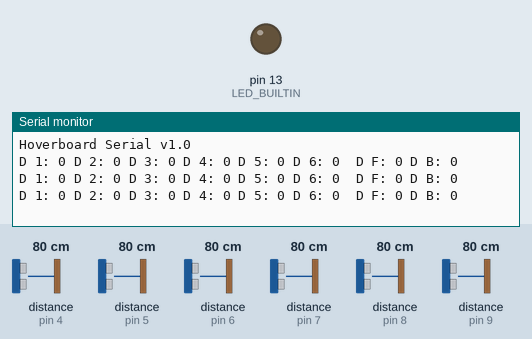
Bench run of a sketch on a simulated Arduino Nano, built with avr-gcc and run on an emulated ATmega328P. Shown: output pins drawn as LEDs (lit = HIGH), the last lines printed to the serial monitor. Inputs (shaded band) come from the test bench; at power-on: distance to the obstacle (sensors on pin 4, pin 5, pin 6, pin 7, pin 8, pin 9) 80 cm. The echo pulse lasts 58.3 µs per cm.

Above: at 1.2 s.
1.3 s: distance to the obstacle (sensor on pin 4) set to 23 cm
2.8 s: distance to the obstacle (sensor on pin 4) set to 19 cm
At 3.64 s:
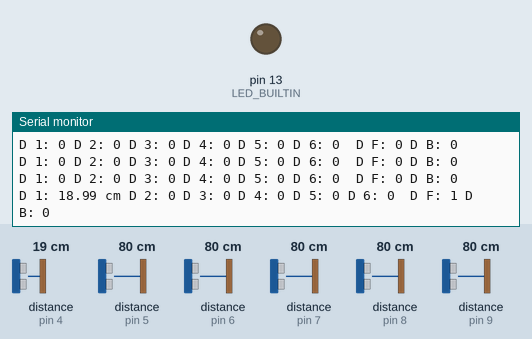
5.6 s: distance to the obstacle (sensor on pin 5) set to 23 cm
At 5.92 s:
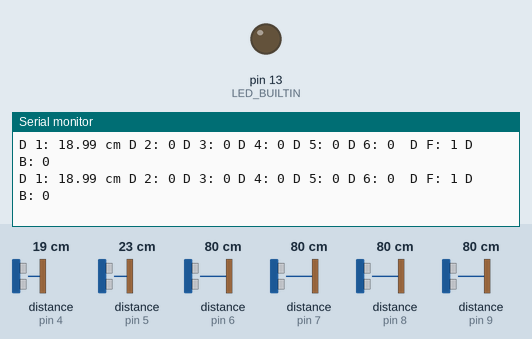
7.1 s: distance to the obstacle (sensor on pin 5) set to 19 cm
At 7.81 s:
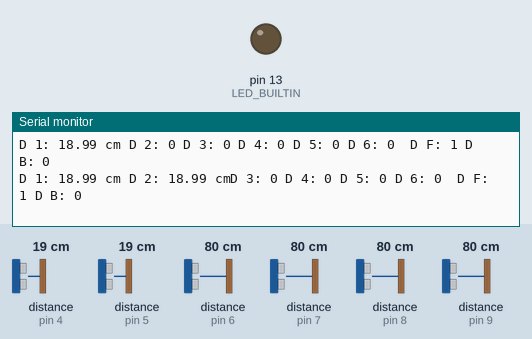
9.8 s: distance to the obstacle (sensor on pin 6) set to 23 cm
At 10.09 s:
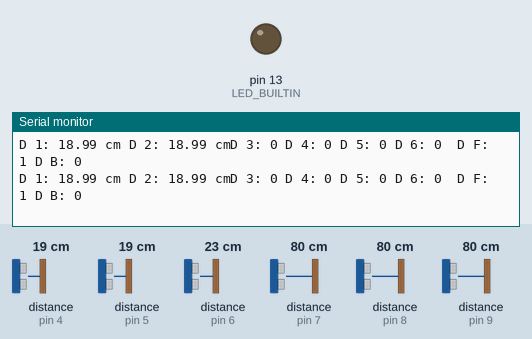
11.3 s: distance to the obstacle (sensor on pin 6) set to 19 cm
At 11.99 s:
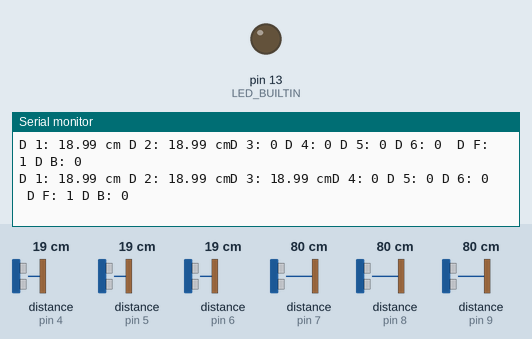

The sketch:

serial3ultrasonicfbsend.ino
```cpp
// *******************************************************************
//  Arduino Nano 5V example snippet for sending via serial
//********************************************************************
// ########################## ULTRASONIC - DEFINES ##########################
#include "NewPing.h"

#define TRIGGER_PIN_1  4
#define ECHO_PIN_1     4
#define TRIGGER_PIN_2  5
#define ECHO_PIN_2     5
#define TRIGGER_PIN_3  6
#define ECHO_PIN_3     6
#define TRIGGER_PIN_4  7
#define ECHO_PIN_4     7
#define TRIGGER_PIN_5  8
#define ECHO_PIN_5     8
#define TRIGGER_PIN_6  9
#define ECHO_PIN_6     9

#define MAX_DISTANCE 20

NewPing sonar1(TRIGGER_PIN_1, ECHO_PIN_1, MAX_DISTANCE);
NewPing sonar2(TRIGGER_PIN_2, ECHO_PIN_2, MAX_DISTANCE);
NewPing sonar3(TRIGGER_PIN_3, ECHO_PIN_3, MAX_DISTANCE);
NewPing sonar4(TRIGGER_PIN_4, ECHO_PIN_4, MAX_DISTANCE);
NewPing sonar5(TRIGGER_PIN_5, ECHO_PIN_5, MAX_DISTANCE);
NewPing sonar6(TRIGGER_PIN_6, ECHO_PIN_6, MAX_DISTANCE);

// Define Variables

float duration1; // Stores First HC-SR04 pulse duration value
float duration2; // Stores Second HC-SR04 pulse duration value
float duration3; // Stores Third HC-SR04 pulse duration value
float duration4; // Stores Third HC-SR04 pulse duration value
float duration5; // Stores Third HC-SR04 pulse duration value
float duration6; // Stores Third HC-SR04 pulse duration value

float distance1; // Stores calculated distance in cm for First Sensor
float distance2; // Stores calculated distance in cm for Second Sensor
float distance3; // Stores calculated distance in cm for Third Sensor
float distance4; // Stores calculated distance in cm for Third Sensor
float distance5; // Stores calculated distance in cm for Third Sensor
float distance6; // Stores calculated distance in cm for Third Sensor

int iterations = 3;


//3-1
int forward = 0;
int backward = 0;
int fminimum;
int bminimum;

// ########################## DEFINES ##########################
#define HOVER_SERIAL_BAUD   115200      // [-] Baud rate for HoverSerial (used to communicate with the hoverboard)
#define SERIAL_BAUD         115200      // [-] Baud rate for built-in Serial (used for the Serial Monitor)
#define START_FRAME         0xABCD       // [-] Start frme definition for reliable serial communication
#define TIME_SEND           100         // [ms] Sending time interval

#include <SoftwareSerial.h>
SoftwareSerial HoverSerial(2,3);        // RX, TX

typedef struct{
   signed long start;
   signed long ccmd1;
   signed long ccmd2;
   signed long cspeedR_meas;
   signed long cspeedL_meas;
   signed long cbatVoltage;
   signed long cboardTemp;
   signed long ccmdLed;
   signed long cchecksum;
} cSerialFeedback;
cSerialFeedback cFeedback;
//SerialFeedback NewFeedback;

// ########################## SETUP ##########################
void setup()
{
  Serial.begin(SERIAL_BAUD);
  Serial.println("Hoverboard Serial v1.0");

  HoverSerial.begin(HOVER_SERIAL_BAUD);
  pinMode(LED_BUILTIN, OUTPUT);
}

// ########################## SEND ############################

void Send3(signed long ucmd1, signed long ucmd2, signed long uspeedR_meas, signed long uspeedL_meas, signed long ubatVoltage, signed long uboardTemp, signed long ucmdLed)
{
    cFeedback.start          = (signed long)START_FRAME;
    cFeedback.ccmd1           = (signed long)ucmd1;
    cFeedback.ccmd2           = (signed long)ucmd2;
    cFeedback.cspeedR_meas    = (signed long)uspeedR_meas;
    cFeedback.cspeedL_meas    = (signed long)uspeedL_meas;
    cFeedback.cbatVoltage     = (signed long)ubatVoltage;
    cFeedback.cboardTemp      = (signed long)uboardTemp;
    cFeedback.ccmdLed     = (signed long)ucmdLed;
    cFeedback.cchecksum   = (signed long )(cFeedback.start ^ cFeedback.ccmd1 ^ cFeedback.ccmd2 ^ cFeedback.cspeedR_meas ^ cFeedback.cspeedL_meas
                                           ^ cFeedback.cbatVoltage ^ cFeedback.cboardTemp ^ cFeedback.ccmdLed);

     HoverSerial.write((uint8_t *)&cFeedback, sizeof(cFeedback));
}

// ########################## LOOP ##########################
void loop(void)
{
  delay(1);
  duration1 = sonar1.ping_median(iterations);
  delay(1);
  duration2 = sonar2.ping_median(iterations);
  delay(1);
  duration3 = sonar3.ping_median(iterations);
  delay(1);
  duration4 = sonar4.ping_median(iterations);
  delay(1);
  duration5 = sonar5.ping_median(iterations);
  delay(1);
  duration6 = sonar6.ping_median(iterations);


  // Calculate the distances for both sensors

  distance1 = (duration1 / 2) * 0.0343;
  distance2 = (duration2 / 2) * 0.0343;
  distance3 = (duration3 / 2) * 0.0343;
  distance4 = (duration4 / 2) * 0.0343;
  distance5 = (duration5 / 2) * 0.0343;
  distance6 = (duration6 / 2) * 0.0343;

  // Send results to Serial Monitor

    Serial.print("D 1: ");

    if (distance1 >= 400 || distance1 <= 2) {
    Serial.print("0 ");
    }
    else {
    Serial.print(distance1);
    Serial.print(" cm ");
    }

    Serial.print("D 2: ");

    if (distance2 >= 400 || distance2 <= 2) {
    Serial.print("0 ");
    }
    else {
    Serial.print(distance2);
    Serial.print(" cm");
    }

    Serial.print("D 3: ");

    if (distance3 >= 400 || distance3 <= 2) {
    Serial.print("0 ");
    }
    else {
    Serial.print(distance3);
    Serial.print(" cm");
    }

    Serial.print("D 4: ");

    if (distance4 >= 400 || distance4 <= 2) {
    Serial.print("0 ");
    }
    else {
    Serial.print(distance4);
    Serial.print(" cm");
    }

    Serial.print("D 5: ");

    if (distance5 >= 400 || distance5 <= 2) {
    Serial.print("0 ");
    }
    else {
    Serial.print(distance5);
    Serial.print(" cm");
    }

    Serial.print("D 6: ");

    if (distance6 >= 400 || distance6 <= 2) {
    Serial.print("0 ");
    }
    else {
    Serial.print(distance6);
    Serial.print(" cm");
    }


   // 3 -1
    Serial.print(" D F: ");
    if ((distance1 >= 400 || distance1 <= 2) && (distance2 >= 400 || distance2 <= 2) && (distance3 >= 400 || distance3 <= 2)){
    forward = 0;
    Serial.print(forward);
    }
    else {
    fminimum = max(max(distance1,distance2),distance3);
    //Serial.print(fminimum);
    forward = 1;
    Serial.print(forward);
    }


    Serial.print(" D B: ");
    if ((distance6 >= 400 || distance6 <= 2) && (distance5 >= 400 || distance5 <= 2) && (distance4 >= 400 || distance4 <= 2)){
    backward = 0;
    Serial.print(backward);
    }
    else {
    //bminimum = max(max(distance6,distance5),distance4);
    //Serial.print(bminimum);
    backward = 1;
    Serial.print(backward);
    }

  Serial.println(" ");

   Send3(forward, backward, distance3, distance4, distance5,distance6,100); //send 7 different  values from here..
  delay(10);
}

// ########################## END ###########################
```

Measured:
- the behaviour switches between 21 and 20 cm on distance to the obstacle (sensor on pin 4) (found by bisection; images 0 and 1)
- the behaviour switches between 21 and 20 cm on distance to the obstacle (sensor on pin 5) (found by bisection; images 2 and 3)
- the behaviour switches between 21 and 20 cm on distance to the obstacle (sensor on pin 6) (found by bisection; images 4 and 5)
- after the input at 2.8 s, the serial monitor: prints a new line after 0.60 s (image 1)
- after the input at 7.1 s, the serial monitor: prints a new line after 0.47 s (image 3)
- after the input at 11.3 s, the serial monitor: prints a new line after 0.45 s (image 5)
